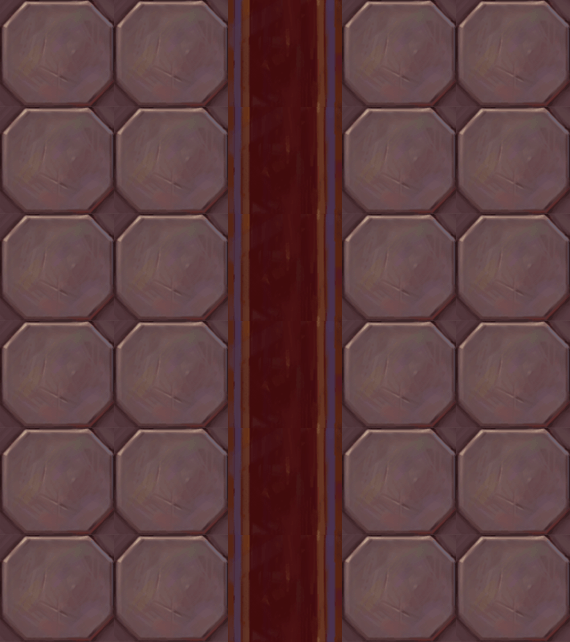

Below is a game level as drawn by its tile map, then a one-line description and the .tmx that defines it (tile-layer data replaced by summaries):
An orthogonal 5x6 tile map with 114x107 px tiles, 1 tile layer (块层 1).

<map version="1.0" orientation="orthogonal" width="5" height="6" tilewidth="114" tileheight="107">
 <tileset firstgid="1" name="map014" tilewidth="114" tileheight="107">
  <image source="map014.png" width="228" height="107" />
 </tileset>
 <layer name="块层 1" width="5" height="6">
  <data>[30 cells, 30 non-empty, 2 distinct tile ids]</data>
 </layer>
</map>
